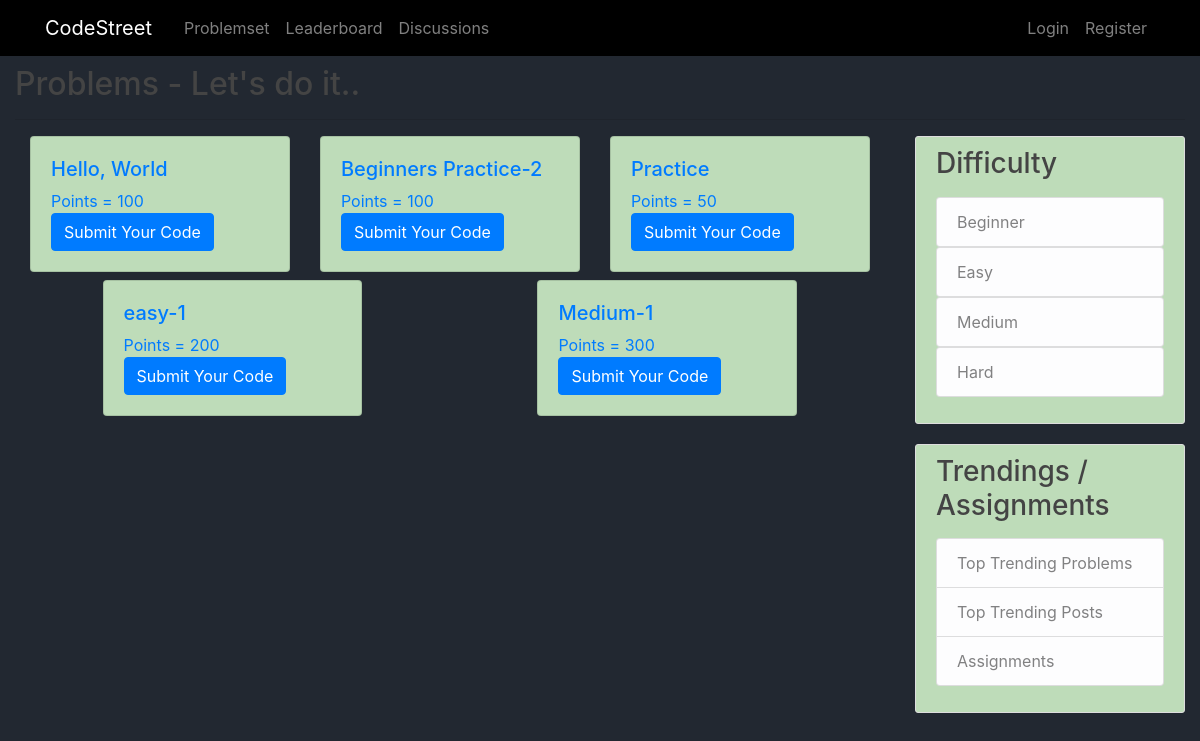
/, run on an earlier commit of the app's database.
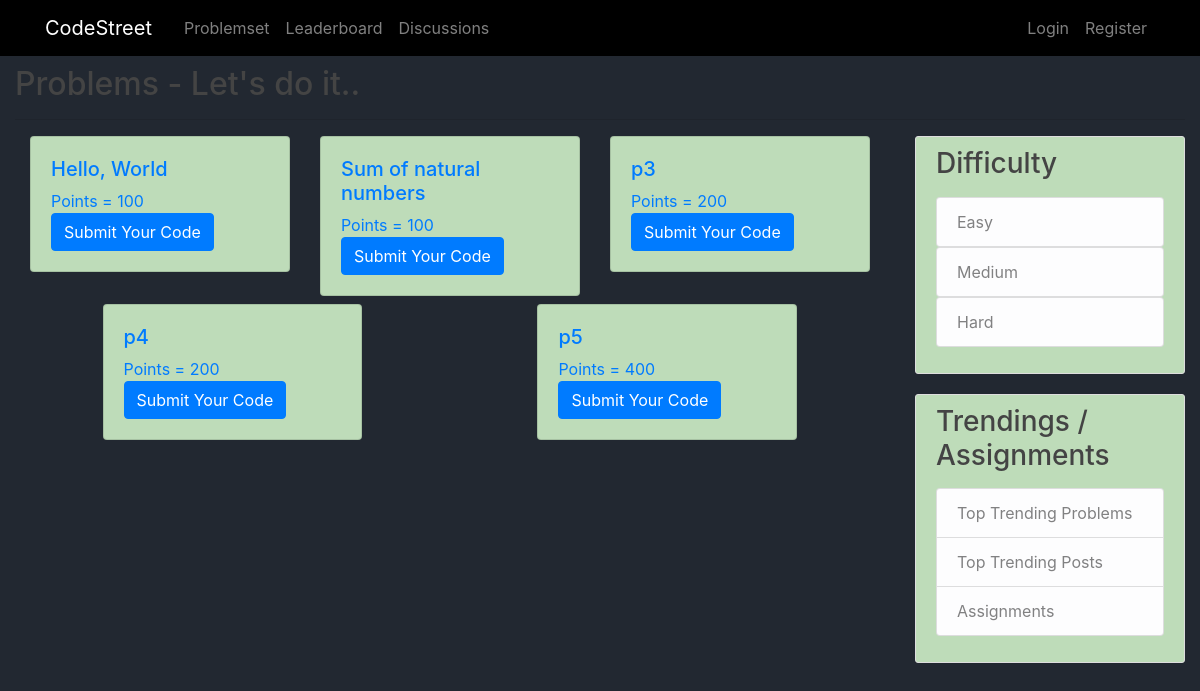
And on a later commit of the database.
### problemset/models.py (models this page shows, shortened)
class Problem(models.Model):
    title = models.CharField(max_length=50)
    description = models.TextField(max_length=10000)
    points = models.IntegerField(default=100)
    category = models.ForeignKey(Category, on_delete=models.CASCADE, default=1)
    test_case = models.TextField(max_length=10000, null=set)
    hidden_test_cases = models.TextField(max_length=10000000, null=set)
    constraints = models.TextField(max_length=1000, null=set)
    @staticmethod
    def get_all_objects():
        return Problem.objects.all()

class Category(models.Model):
    title = models.CharField(max_length=20, default='Easy')
    @staticmethod
    def get_all_objects():
        return Category.objects.all()

### problemset/views.py (the view)
# urls.py: 2. Add a URL to urlpatterns:  path('', views.home, name='home')
def home(request):
    problems = None
    categories = Category.get_all_objects()
    category_ID = request.GET.get('category')
    print(category_ID)
    if category_ID:
        problems = Problem.get_all_objects_by_categoryid(category_ID)
    else:
        problems = Problem.get_all_objects()
    data = {}
    data['problems'] = problems
    data['categories'] = categories
    print('you are : ' ,request.session.get('email'))
    return render(request, 'problemset/home.html', data)

### problemset/templates/problemset/home.html
{% extends "problemset/base.html"%}
{% block content %}
<div class="container-fluid">
<h2> Problems - Let's do it..</h2>
<hr>
<div class="row problembox">
    <div class="col-md-9">
        <div class="row mx-auto" >
        {% for problem in problems %}
            <div class="col-sm-4 mx-auto mb-2">
                <div class="card"  style="background-color: #BEDCB9;">
                <div class="card-body">
                    <h5><a class="card-title" href="{% url 'problemset-problem' problem.id %}">{{ problem.title }}</h5>
                    <p class="card-text">Points = {{problem.points}} </p>
                    <a href="#" class="btn btn-primary">Submit Your Code</a>
                </div>
                </div>
            </div>
        {% endfor %}
        </div>
    </div>
    <div class="col-md-3">
        <div class="content-section">
            <h3>Difficulty</h3>
            <p class='text-muted'>
            <ul class="list-group">
                {% for category in categories %}
                <a href="?category={{category.id}}"><li class="list-group-item list-group-item-light">{{ category.title }}</li></a>
                {% endfor %}
            </ul>
            </p>
        </div>
        <div class="content-section">
            <h3> Trendings / Assignments </h3>
            <p class='text-muted'>
            <ul class="list-group">
                <li class="list-group-item list-group-item-light">Top Trending Problems</li>
                <li class="list-group-item list-group-item-light">Top Trending Posts</li>
                <li class="list-group-item list-group-item-light">Assignments</li>
            </ul>
            </p>
        </div>
    </div>
</div>
</div>
{% endblock %}

### problemset/templates/problemset/base.html (shortened to what this page needs)
{% load static %}
<!DOCTYPE html>
<html lang="en">
  <head>
    <link rel="stylesheet" type="text/css" href="{% static 'problemset/main.css' %}?version=51">
    <link
      rel="stylesheet"
      href="https://stackpath.bootstrapcdn.com/bootstrap/4.3.1/css/bootstrap.min.css"
    />
  </head>
  <body class="main-body">
    <header class="site-header">
      <nav class="navbar navbar-expand-md navbar-dark bg-steel fixed-top">
        <div class="container">
          <a class="navbar-brand mr-4" href="{% url 'problemset-home'%}">CodeStreet</a>
          <div class="collapse navbar-collapse" id="navbarToggle">
            <div class="navbar-nav mr-auto">
              <a class="nav-item nav-link" href="{% url 'problemset-home'%}">Problemset</a>
              <a class="nav-item nav-link" href="{% url 'leaderboard'%}">Leaderboard</a>
              <a class="nav-item nav-link" href="{% url 'discussions-home' %}">Discussions</a>
            </div>
            <div class="navbar-nav">
              {% if user.is_authenticated %}
                <a class="nav-item nav-link" href="{% url 'profile' %}">Profile</a>
                <a class="nav-item nav-link" href="{% url 'logout' %}">Logout</a>
                <a class="nav-item nav-link" hrefth {
    background-color: #326295;
    font-weight: bold;
    color: #fff;
    white-space: nowrap;
}
="{% url 'online-ide' %}">IDE</a>
              {% else %}
                <a class="nav-item nav-link" href="{% url 'login' %}">Login</a>
                <a class="nav-item nav-link" href="{% url 'register' %}">Register</a>
              {% endif %}
            </div>
          </div>
        </div>
      </nav>
    </header>
    <div style="margin-top: 65px;">
    {% block content %}{% endblock %}</div>
  </body>
</html>

### problemset/static/problemset/main.css (style rules this page uses)
.main-body { background: #222831; }
h1, h2, h3, h4, h5, h6 { color: #444444; }
ul { margin: 0; }
.bg-steel { background-color: black; color: green; }
.content-section { background: #BEDCB9; padding: 10px 20px; border: 1px solid #dddddd; border-radius: 3px; margin-bottom: 20px; }

What changed in the data, as far as the page shows it:
removed Problem: title "Practice", points "50"
removed Category: title "Beginner"
changed Problem: title "Beginners Practice-2" → "Sum of natural numbers"
added Problem: title "p3", points "200"
changed Problem (number 4 of 5 on the later page): title "easy-1" → "p4"
changed Problem (number 5 of 5 on the later page): title "Medium-1" → "p5"; points "300" → "400"
